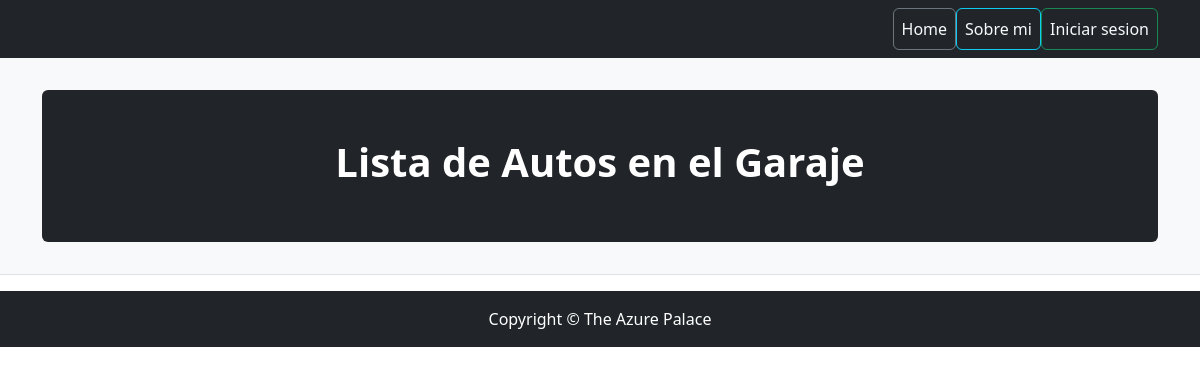
The app's page /blog/garaje_list/, older data.
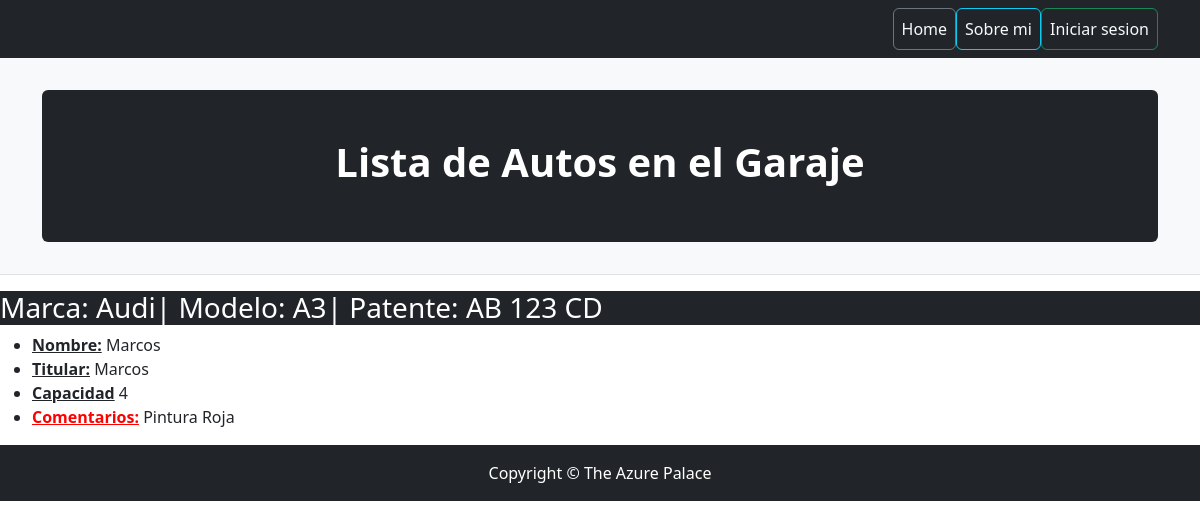
The same page, newer data.
### apps/blog/models.py (models this page shows, shortened)
class Garaje(models.Model):
    nombre = models.CharField(max_length=50)
    titular = models.CharField(max_length=50)
    marca = models.CharField(max_length=50)
    capacidad = models.PositiveSmallIntegerField()
    patente = models.CharField(max_length=50)
    modelo = models.CharField(max_length=50)
    comentarios = models.TextField(null=True,blank=True)
    class Meta:
        verbose_name = 'Garaje'
        verbose_name_plural = 'Garajes'

### apps/blog/views.py (the view)
# urls.py: path('garaje_list/', views.Garaje_list.as_view(), name='garaje_list'),
class Garaje_list(ListView):
    model = models.Garaje
    template_name = 'blog/garaje_list.html'
    context_object_name = 'garajes'

### apps/blog/templates/blog/garaje_list.html (shortened to what this page needs)
{% extends 'home/base.html' %}
{% block header %}
    <div class="jumbotron p-4 p-md-5 text-white rounded bg-dark">
        <h1 class="fw-bolder">Lista de Autos en el Garaje</h1>
    </div>
{% endblock  %}
{% block content %}
    <div>
        {% for garaje in garajes %}
            <div>
                <h3 class="text-bg-dark">
                    Marca: {{ garaje.marca }}| Modelo: {{ garaje.modelo }}| Patente: {{ garaje.patente }}
                </h3>
                <ul>
                    <li><strong><u>Nombre:</u></strong> {{ garaje.nombre }}</li>
                    <li><strong><u>Titular:</u></strong> {{ garaje.titular }}</li>
                    <li><strong><u>Capacidad</u></strong> {{ garaje.capacidad }}</li>
                    {% if garaje.comentarios %}
                        <li><strong style="color: red;"><u>Comentarios:</u></strong> {{ garaje.comentarios }}</li>
                    {% endif %}
                </ul>
            </div>
        {% endfor %}
    </div>
{% endblock %}

### apps/home/templates/home/base.html (shortened to what this page needs)
{% load static %}
<!DOCTYPE html>
<html lang="es">
    <head>
        <link href=" {% static 'home/css/styles.css' %}" rel="stylesheet" />
    </head>
    <body>
        {% include 'home/navbar.html' %}
        <header class="py-3 bg-light border-bottom mb-3">
            <div class="container">
                <div class="text-center my-3">
                    {% block header %}{% endblock header %}
                </div>
            </div>
        </header>
        {% block content %}
        {% endblock content %}
        {% include 'home/footer.html' %}
    </body>
</html>

### apps/home/templates/home/navbar.html (shortened to what this page needs)
<nav class="navbar navbar-expand-lg navbar-dark bg-dark">
    <div class="container">
        <div class="collapse navbar-collapse" id="navbarSupportedContent">
            <ul class="navbar-nav ms-auto mb-2 mb-lg-0">
                <li class="nav-item"><a class="nav-link btn btn-outline-secondary text-light {% if request.path == '/' %} active {% endif %}" href="{% url 'home:index' %}">Home</a></li>
                <li class="nav-item"><a class="nav-link btn btn-outline-info text-light {% if request.path == '/about/' %} active {% endif %}" href="{% url 'home:about' %}">Sobre mi</a></li>
                {% if user.is_authenticated %}
                <li class="nav-item"><a class="nav-link btn btn-outline-danger text-light {% if request.path == '/logout/' %} active {% endif %}" href="{% url 'home:confirm' %}">Salir de la sesion</a></li>
                {% else %}
                <li class="nav-item"><a class="nav-link btn btn-outline-success text-light {% if request.path == '/login/' %} active {% endif %}" aria-current="page" href="{% url 'home:login' %}">Iniciar sesion</a></li>
                {% endif %}
            </ul>
        </div>
    </div>
</nav>

### apps/home/templates/home/footer.html
<footer class="py-3 bg-dark">
    <div class="container"><p class="m-0 text-center text-white">Copyright &copy; The Azure Palace</p></div>
</footer>

Row changes from the older to the newer data that the page shows:
added Garaje: marca "Audi", modelo "A3", patente "AB 123 CD", nombre "Marcos", titular "Marcos", capacidad "4", comentarios "Pintura Roja"
